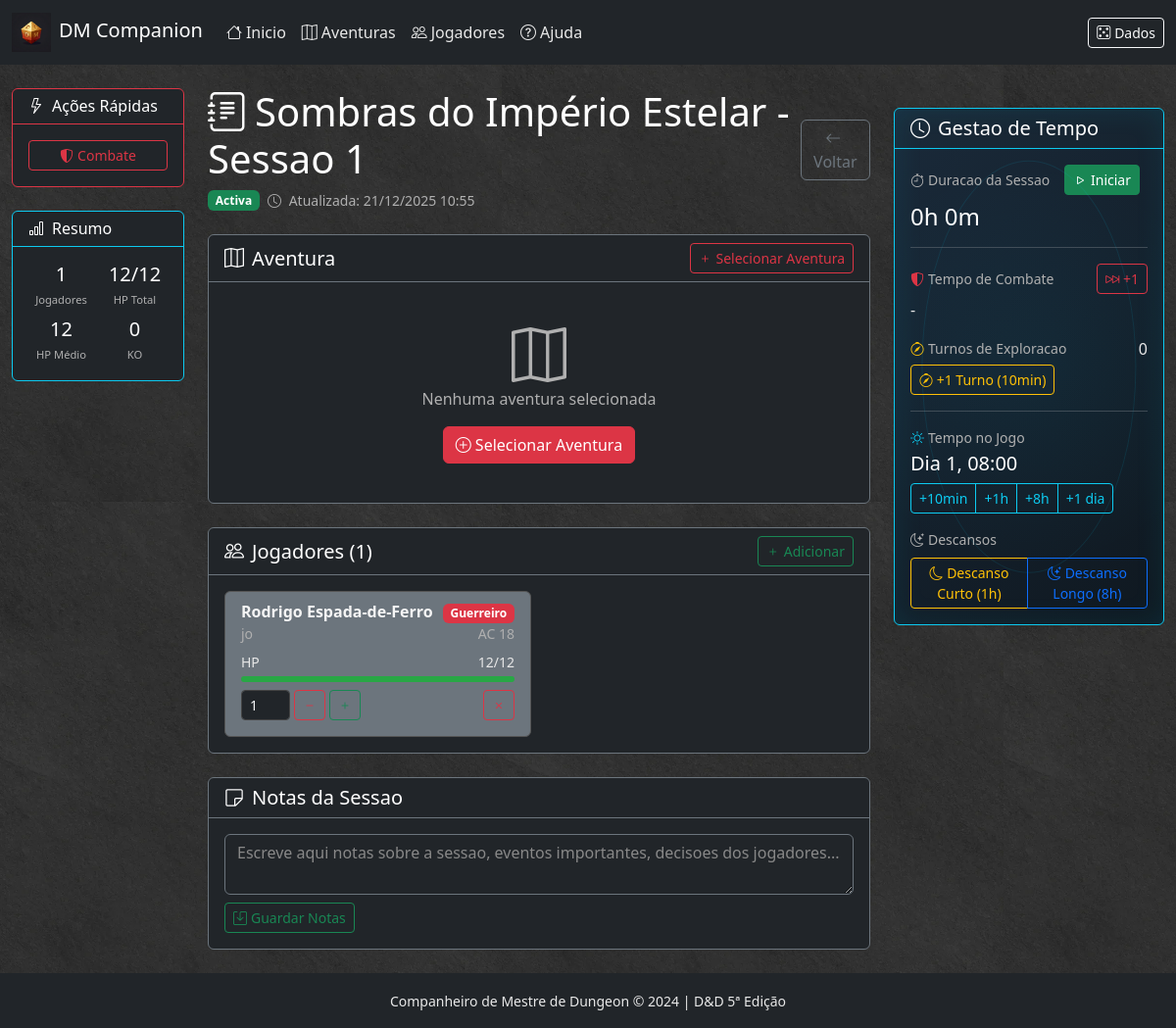
Page /sessao/5 on the earlier database version.
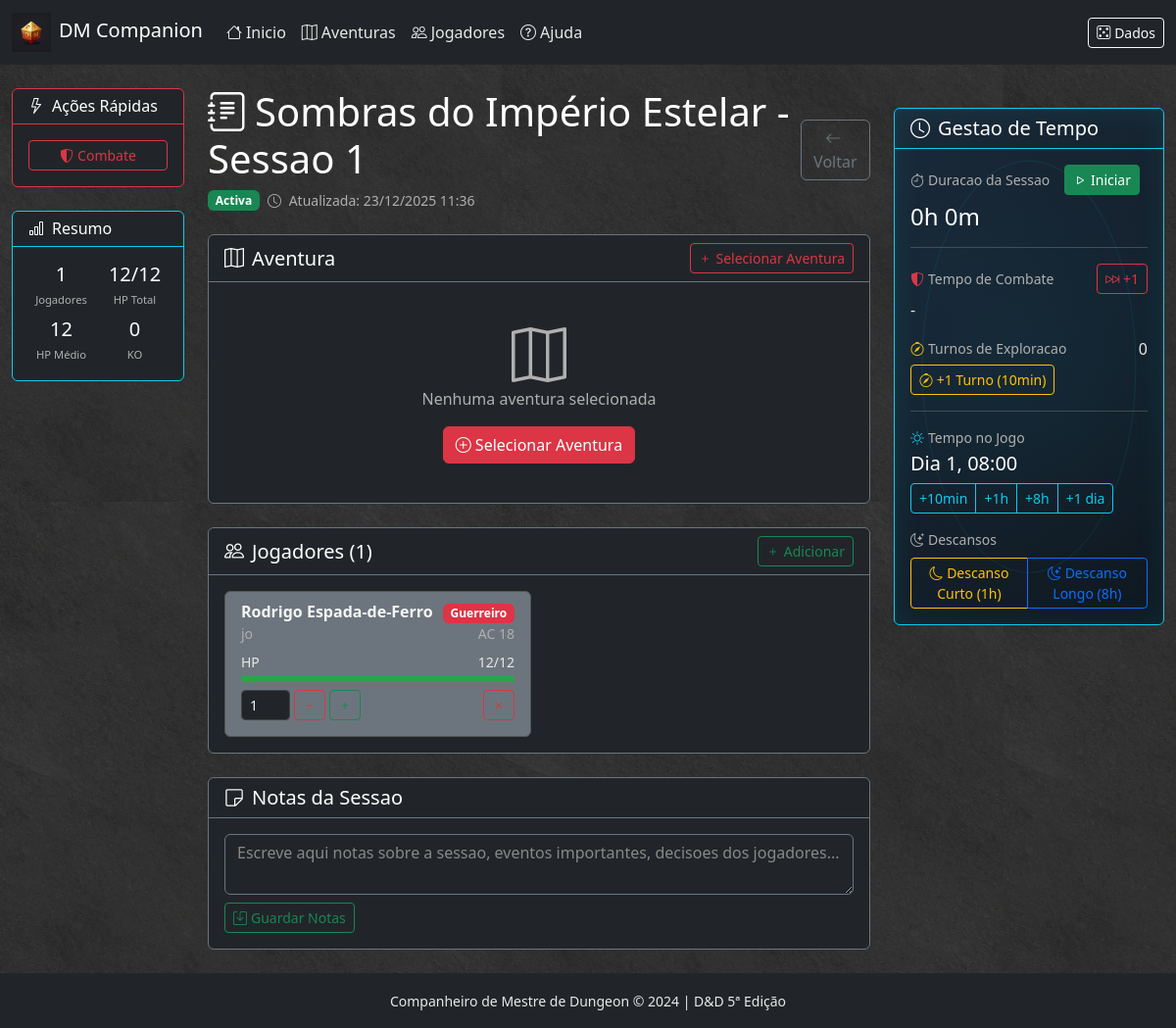
Same page on the later database version.
### app/models/session.py (models this page shows, shortened)
class GameSession(db.Model):
    __tablename__ = 'game_sessions'
    id = db.Column(db.Integer, primary_key=True)
    nome = db.Column(db.String(200), nullable=False)
    quest_id = db.Column(db.String(100), nullable=True)  # Referencia ao JSON da aventura
    passo_atual = db.Column(db.Integer, default=1)
    estado = db.Column(db.String(50), default='activa')  # activa, pausada, terminada
    criado_em = db.Column(db.DateTime, default=datetime.utcnow)
    atualizado_em = db.Column(db.DateTime, default=datetime.utcnow, onupdate=datetime.utcnow)
    notas = db.Column(db.Text, default='')
    sessao_iniciada_em = db.Column(db.DateTime, nullable=True)
    sessao_pausada_em = db.Column(db.DateTime, nullable=True)
    tempo_total_segundos = db.Column(db.Integer, default=0)  # Tempo acumulado de jogo
    tempo_jogo_inicio = db.Column(db.String(50), default="08:00")  # HH:MM formato
    tempo_jogo_atual = db.Column(db.String(50), default="08:00")
    dia_jogo_atual = db.Column(db.Integer, default=1)
    turnos_exploracao_total = db.Column(db.Integer, default=0)  # Turnos de 10 minutos
    ultimo_descanso_curto = db.Column(db.DateTime, nullable=True)  # 1 hora
    ultimo_descanso_longo = db.Column(db.DateTime, nullable=True)  # 8 horas
    jogadores = db.relationship(
        'SessionPlayer',
        backref='sessao',
        lazy='dynamic',
        cascade='all, delete-orphan'
    )
    combate = db.relationship(
        'SessionCombat',
        backref='sessao',
        uselist=False,
        cascade='all, delete-orphan'
    )

### app/routes/session.py (the view)
@session_bp.route('/<int:session_id>')
def dashboard(session_id):
    game_session = session_service.get_session(session_id)
    if not game_session:
        flash('Sessao nao encontrada.', 'danger')
        return redirect(url_for('session.list_sessions'))
    session['active_session_id'] = session_id
    quest = None
    current_step = None
    if game_session.quest_id:
        quest = quest_loader.get_quest(game_session.quest_id)
        if quest:
            current_step = quest.get_step(game_session.passo_atual)
    players = session_service.get_session_players(session_id)
    combat = session_service.get_session_combat(session_id)
    templates = load_character_templates()
    saved_characters = get_saved_characters()
    return render_template(
        'session/dashboard.html',
        game_session=game_session,
        quest=quest,
        current_step=current_step,
        players=players,
        combat=combat,
        templates=templates,
        saved_characters=saved_characters
    )

### app/models/session.py (called while the page is built)
    def get_character_data(self):
        try:
            return json.loads(self.character_data)
        except (json.JSONDecodeError, TypeError):
            return {}

    def get_condicoes(self):
        try:
            return json.loads(self.condicoes)
        except (json.JSONDecodeError, TypeError):
            return []

### app/services/quest_loader.py (called while the page is built)
    def _get_quests_folder(self) -> str:
        return current_app.config.get('QUESTS_FOLDER', 'app/data/quests')

    def get_quest(self, quest_id: str) -> Quest | None:
        if quest_id in self._quests_cache:
            return self._quests_cache[quest_id]
        quests_folder = self._get_quests_folder()
        filepath = os.path.join(quests_folder, f'{quest_id}.json')
        if not os.path.exists(filepath):
            return None
        with open(filepath, 'r', encoding='utf-8') as f:
            data = json.load(f)
        quest = self._parse_quest(quest_id, data)
        self._quests_cache[quest_id] = quest
        return quest

### app/services/session_service.py (called while the page is built)
def get_saved_characters():
    return SavedCharacter.query.order_by(SavedCharacter.atualizado_em.desc()).all()

    def get_session(self, session_id):
        return GameSession.query.get(session_id)

### app/templates/session/dashboard.html (shortened to what the changed rows need)
{% extends "base.html" %}
{% block content %}
<div class="container-fluid py-4">
    <div class="row">
        <div class="col-lg-7">
            <div class="d-flex justify-content-between align-items-center mb-4">
                <div>
                    <h1><i class="bi bi-journal-text me-2"></i>{{ game_session.nome }}</h1>
                    <div class="d-flex gap-2 align-items-center">
                        {% if game_session.estado == 'activa' %}
                        <span class="badge bg-success">Activa</span>
                        {% elif game_session.estado == 'pausada' %}
                        <span class="badge bg-warning text-dark">Pausada</span>
                        {% else %}
                        <span class="badge bg-secondary">Terminada</span>
                        {% endif %}
                        <small class="text-muted">
                            <i class="bi bi-clock me-1"></i>
                            Atualizada: {{ game_session.atualizado_em.strftime('%d/%m/%Y %H:%M') if game_session.atualizado_em else 'N/A' }}
                        </small>
                    </div>
                </div>
            </div>
        </div>
    </div>
</div>
{% endblock %}

Differences in the rows shown:
changed GameSession "Sombras do Império Estelar - Sessao 1": atualizado_em "21/12/2025 10:55" → "23/12/2025 11:36"
